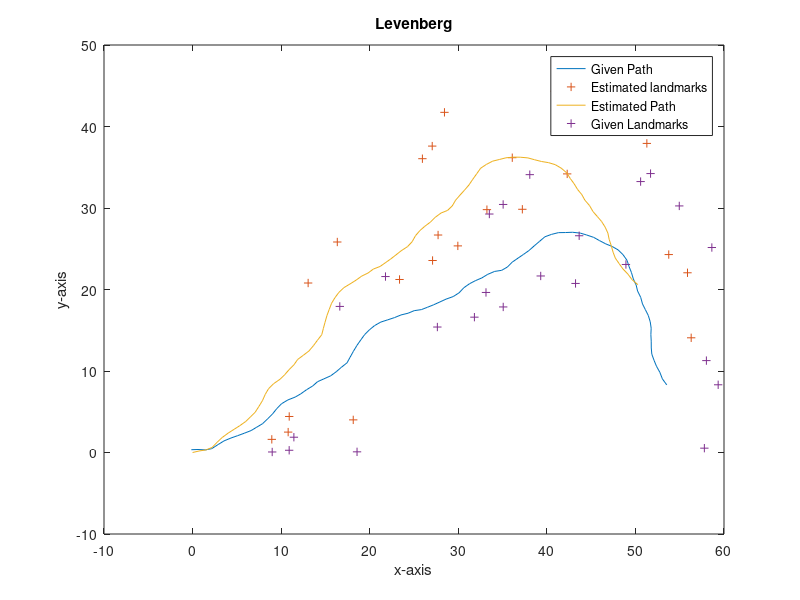

Here is the MATLAB script that generated this plot:
clear all;
clc;
close all;

fileID = fopen('levenberg.txt','r');
formatSpec = '%f %f';
sizeA = [2 Inf];
A=fscanf(fileID, formatSpec, sizeA);
fclose(fileID);
A=A';

init_trajectory=A(1:95,:);
init_landmarks=A(96:119,:);
final_trajectory=A(120:214,:);
final_landmarks=A(215:238,:);

figure;
plot(init_trajectory(:,1),init_trajectory(:,2));
hold on
plot(final_landmarks(:,1),final_landmarks(:,2),'+');
plot(final_trajectory(:,1),final_trajectory(:,2));
plot(init_landmarks(:,1),init_landmarks(:,2),'+');


xlabel('x-axis');

ylabel('y-axis');

title('Levenberg');

legend('Given Path','Estimated landmarks','Estimated Path','Given Landmarks');

hold off
